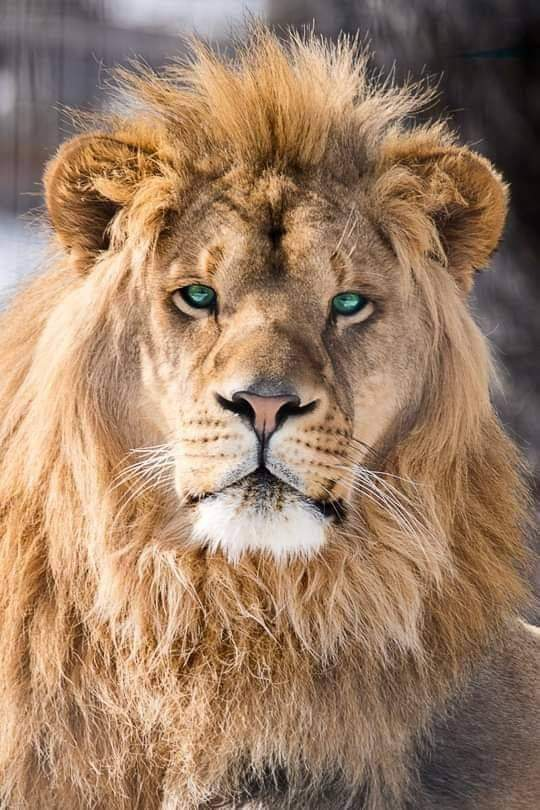
#> input picture lion.jpg, 540 x 810 px
$ jupyter execute images.ipynb   (shell and % lines are left out)
#> lines starting #> are read from the running program, lines starting #| are printed output that depends on the picture
[cell 1]
from sklearn import datasets

digits = datasets.load_digits()

print ('Digit:', digits.data[0])

print(digits.images[0])

print(f'Feature vector:\n', digits.images[0].reshape(-1,64))

#i want to convert these vectors in code

[cell 2]
# Import necessary libraries
import numpy as np
from skimage.feature import corner_harris, corner_peaks
from skimage.color import rgb2gray
import matplotlib.pyplot as plt
from skimage.io import imread

# Define the corner visualization function (fixed from earlier)
def show_corners(corners, image):
    fig = plt.figure()
    plt.gray()
    plt.imshow(image)
    y_corners, x_corners = zip(*corners)
    plt.plot(x_corners, y_corners, 'or')  # 'or' = red circles
    plt.xlim(0, image.shape[1])
    plt.ylim(image.shape[0], 0)
    fig.set_size_inches(np.array(fig.get_size_inches()) * 1.5)
    plt.show()

# Step 1: Load an image (replace with your image path)
image_path = 'lion.jpg'  # Example: 'chessboard.jpg'
img_color = imread(image_path)  # Load in RGB format
#> img_color is the input picture: shape (810, 540, 3); mean R, G, B 156.4, 126.3, 102.1

# Step 2: Convert to grayscale (Harris works on single-channel images)
img_gray = rgb2gray(img_color)
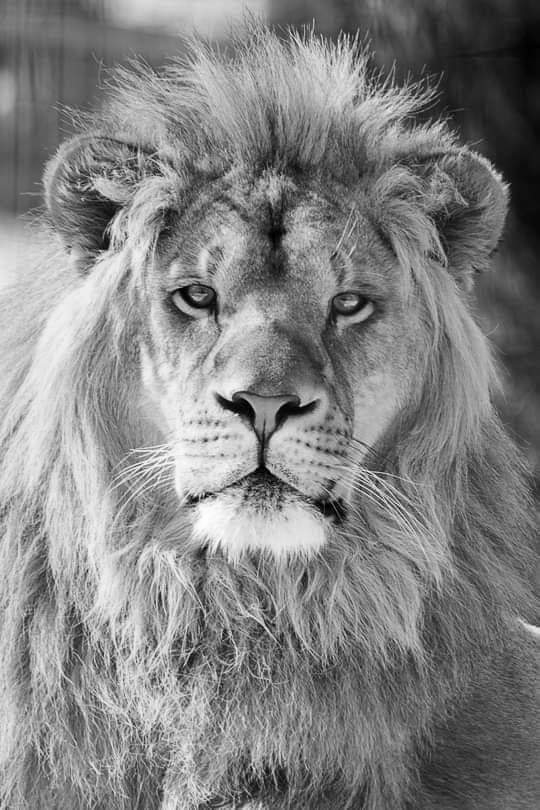
#> img_gray: shape (810, 540) float64; min 0, max 0.999, mean 0.514

# Step 3: Detect corners using Harris corner detection
corners = corner_peaks(
    corner_harris(img_gray),
    min_distance=5,  # Minimum distance between corners
    threshold_rel=0.1  # Relative threshold for corner response
)
#> corners = 51 pairs, first value 34 to 801, second value 74 to 508

# Step 4: Visualize the detected corners
show_corners(corners, img_color)
#> in show_corners, `y_corners, x_corners = zip(*corners)`: y_corners = 51 values, max 801 at index 4, min 34 at index 6, mean 431.4; x_corners = 51 values, max 508 at index 36, min 74 at index 34, mean 236
#> in show_corners, `plt.show()`:
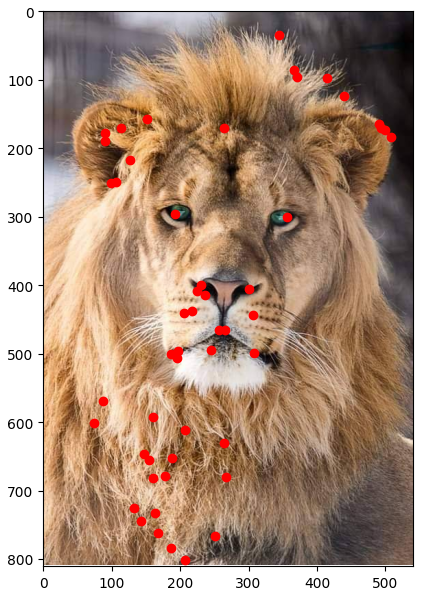
#> figure drawn by matplotlib, 1 panel
